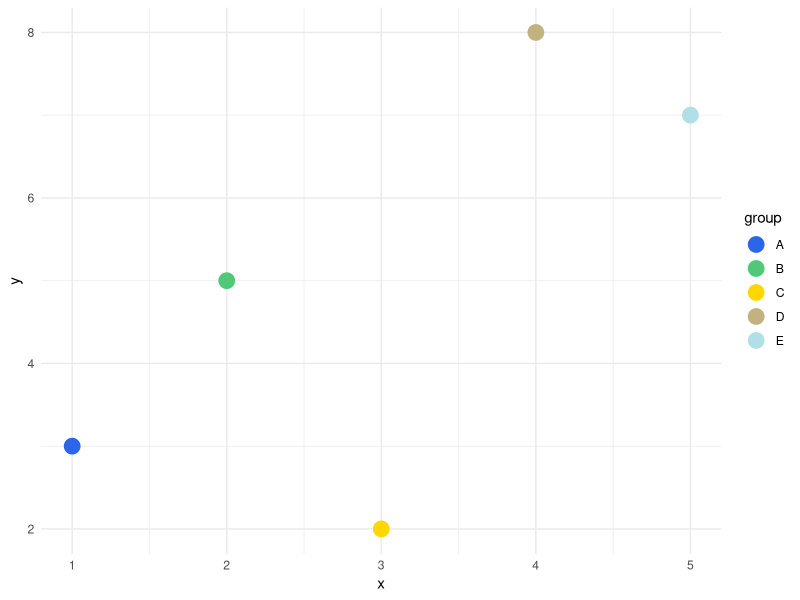
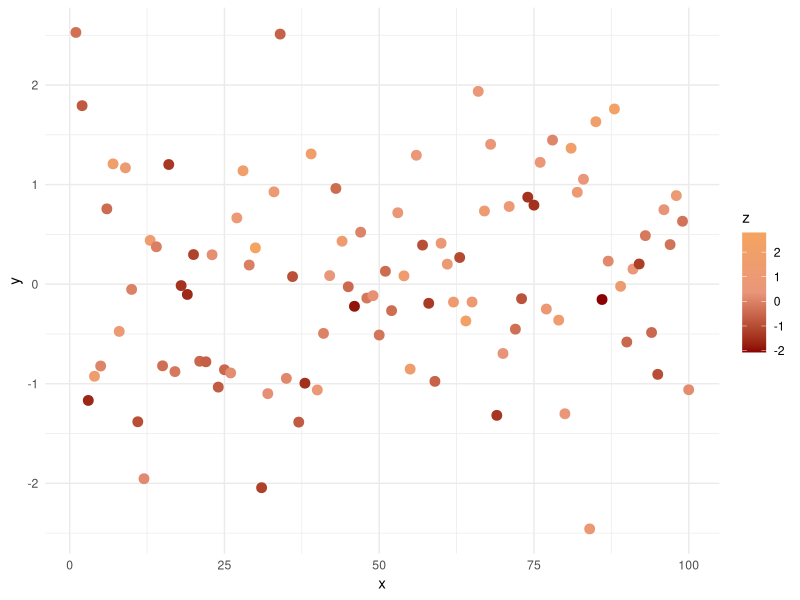

Here is the R script that generated these plots, in order:
# Required library
library(ggplot2)

# Definition of discrete palettes
planet_palettes <- list(
  Mercury = list(
    discrete = c("#9E9E9E", "#6D6D6D", "#A8A8A8", "#CFCFCF", "#E0E0E0"),
    continuous = c("#6D6D6D", "#A8A8A8", "#E0E0E0")
  ),
  Venus = list(
    discrete = c("#E3AA76", "#C97B43", "#9E5525", "#603B16", "#FFD39B"),
    continuous = c("#603B16", "#C97B43", "#FFD39B")
  ),
  Earth = list(
    discrete = c("#2B65EC", "#50C878", "#FFD700", "#C2B280", "#B0E0E6"),
    continuous = c("#2B65EC", "#50C878", "#FFD700")
  ),
  Mars = list(
    discrete = c("#B22222", "#A52A2A", "#8B0000", "#E9967A", "#F4A460"),
    continuous = c("#8B0000", "#E9967A", "#F4A460")
  ),
  Jupiter = list(
    discrete = c("#D2B48C", "#A0522D", "#FFDEAD", "#FFF8DC", "#FFD700"),
    continuous = c("#A0522D", "#D2B48C", "#FFD700")
  ),
  Saturn = list(
    discrete = c("#FFDAB9", "#F4A460", "#D2B48C", "#FFE4B5", "#FFF8DC"),
    continuous = c("#F4A460", "#D2B48C", "#FFF8DC")
  ),
  Uranus = list(
    discrete = c("#AFEEEE", "#48D1CC", "#20B2AA", "#87CEEB", "#B0E0E6"),
    continuous = c("#48D1CC", "#87CEEB", "#B0E0E6")
  ),
  Neptune = list(
    discrete = c("#000080", "#4682B4", "#5F9EA0", "#87CEFA", "#B0C4DE"),
    continuous = c("#000080", "#4682B4", "#87CEFA")
  ),
  Moon = list(
    discrete = c("#DCDCDC", "#A9A9A9", "#808080", "#696969", "#F5F5F5"),
    continuous = c("#A9A9A9", "#808080", "#F5F5F5")
  ),
  Io = list(
    discrete = c("#FFD700", "#FFA500", "#F4A460", "#D2B48C", "#8B4513"),
    continuous = c("#FFD700", "#F4A460", "#8B4513")
  ),
  Europa = list(
    discrete = c("#F4A460", "#FFE4B5", "#D2B48C", "#FFDAB9", "#FFF8DC"),
    continuous = c("#FFE4B5", "#D2B48C", "#FFF8DC")
  ),
  Ganymede = list(
    discrete = c("#8B4513", "#A0522D", "#D2B48C", "#CD853F", "#F5F5DC"),
    continuous = c("#A0522D", "#D2B48C", "#F5F5DC")
  ),
  Callisto = list(
    discrete = c("#808080", "#696969", "#A9A9A9", "#DCDCDC", "#F5F5F5"),
    continuous = c("#696969", "#A9A9A9", "#F5F5F5")
  ),
  Titan = list(
    discrete = c("#F4A460", "#D2B48C", "#FFE4B5", "#FFDAB9", "#FFFACD"),
    continuous = c("#D2B48C", "#FFE4B5", "#FFFACD")
  ),
  Enceladus = list(
    discrete = c("#F5F5F5", "#E0E0E0", "#DCDCDC", "#B0E0E6", "#87CEFA"),
    continuous = c("#DCDCDC", "#B0E0E6", "#87CEFA")
  ),
  Triton = list(
    discrete = c("#4682B4", "#5F9EA0", "#AFEEEE", "#87CEEB", "#B0E0E6"),
    continuous = c("#4682B4", "#87CEEB", "#B0E0E6")
  ),
  Ceres = list(
    discrete = c("#696969", "#808080", "#A9A9A9", "#DCDCDC", "#F5F5F5"),
    continuous = c("#808080", "#A9A9A9", "#F5F5F5")
  ),
  Vesta = list(
    discrete = c("#D2B48C", "#A0522D", "#FFE4B5", "#F5F5DC", "#FFE4C4"),
    continuous = c("#A0522D", "#D2B48C", "#FFE4C4")
  ),
  Pallas = list(
    discrete = c("#A9A9A9", "#DCDCDC", "#808080", "#F5F5F5", "#E0E0E0"),
    continuous = c("#808080", "#DCDCDC", "#F5F5F5")
  )
)

# Function for discrete palettes
scale_color_planet_discrete <- function(planet) {
  if (!planet %in% names(planet_palettes)) {
    stop("Invalid planet name. Choose from: ", paste(names(planet_palettes), collapse = ", "))
  }
  scale_color_manual(values = planet_palettes[[planet]]$discrete)
}

# Function for continuous palettes
scale_color_planet_continuous <- function(planet) {
  if (!planet %in% names(planet_palettes)) {
    stop("Invalid planet name. Choose from: ", paste(names(planet_palettes), collapse = ", "))
  }
  scale_color_gradientn(colors = planet_palettes[[planet]]$continuous)
}

# Function for discrete fill palettes
scale_fill_planet_discrete <- function(planet) {
  if (!planet %in% names(planet_palettes)) {
    stop("Invalid planet name. Choose from: ", paste(names(planet_palettes), collapse = ", "))
  }
  scale_fill_manual(values = planet_palettes[[planet]]$discrete)
}


# Example usage for discrete data
data_discrete <- data.frame(
  x = 1:5,
  y = c(3, 5, 2, 8, 7),
  group = factor(c("A", "B", "C", "D", "E"))
)

ggplot(data_discrete, aes(x, y, color = group)) +
  geom_point(size = 5) +
  scale_color_planet_discrete("Earth") +
  theme_minimal()

# Example usage for continuous data
data_continuous <- data.frame(
  x = 1:100,
  y = rnorm(100),
  z = rnorm(100)
)

ggplot(data_continuous, aes(x, y, color = z)) +
  geom_point(size = 3) +
  scale_color_planet_continuous("Mars") +
  theme_minimal()

